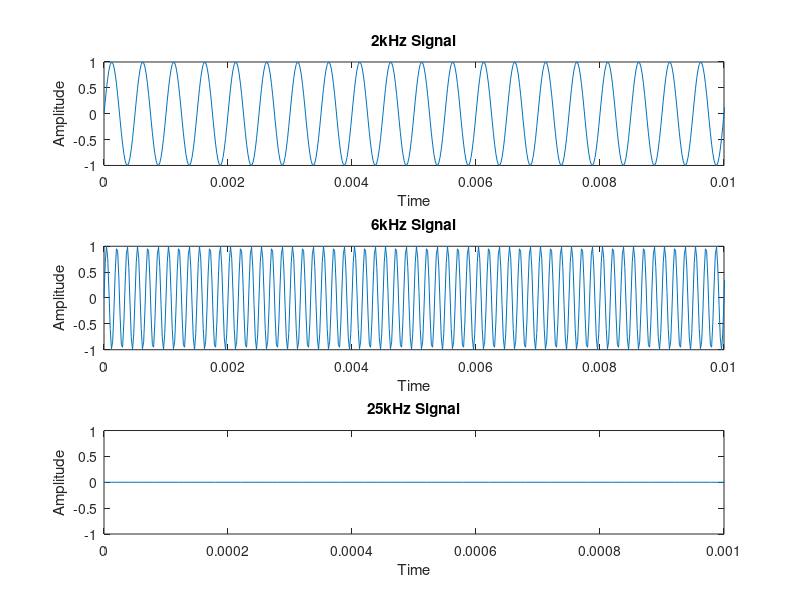

This figure's MATLAB source:
% Lab 03, Problem 3

% 3.a
t1=0:(1/50000):1;
f1=2000;
y1=sin(2*pi*f1*t1);
subplot(3,1,1);
plot(t1,y1);
title('2kHz Signal');
xlabel('Time');
ylabel('Amplitude');
axis([0 0.01 -1 1]);
sound(y1,50000);

% 3.b
t2=0:(1/50000):1;
f2=6000;
y2=sin(2*pi*f2*t2);
subplot(3,1,2);
plot(t2,y2);
title('6kHz Signal');
xlabel('Time');
ylabel('Amplitude');
axis([0 0.01 -1 1]);
sound(y2,50000);

% b.c
t3=0:(1/50000):1;
f3=25000;
y3=sin(2*pi*f3*t3);
subplot(3,1,3);
plot(t3,y3);
title('25kHz Signal');
xlabel('Time');
ylabel('Amplitude');
axis([0 0.001 -1 1]);
sound(y3,50000);
